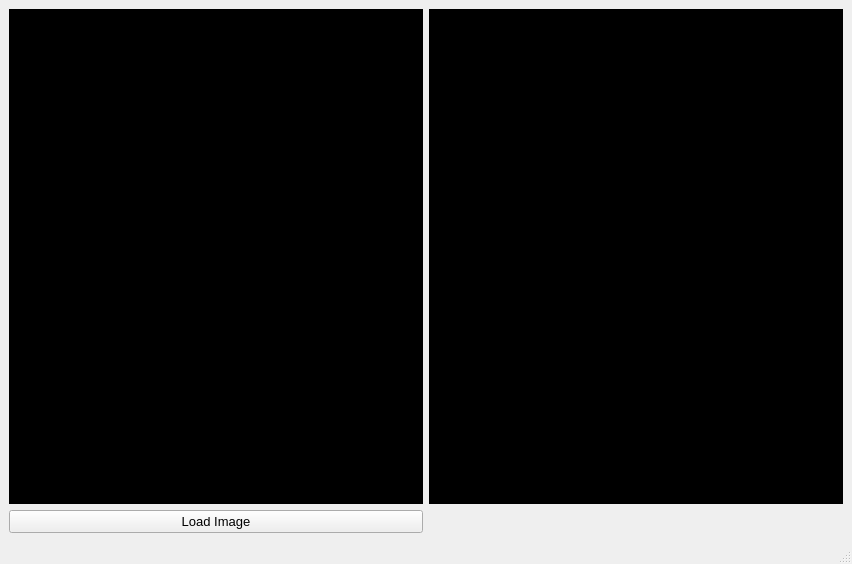
<?xml version="1.0" encoding="UTF-8"?>
<ui version="4.0">
 <class>MainWindow</class>
 <widget class="QMainWindow" name="MainWindow">
  <property name="geometry">
   <rect>
    <x>0</x>
    <y>0</y>
    <width>852</width>
    <height>564</height>
   </rect>
  </property>
  <property name="windowTitle">
   <string>MainWindow</string>
  </property>
  <widget class="QWidget" name="centralwidget">
   <layout class="QGridLayout" name="gridLayout_2">
    <item row="0" column="0">
     <layout class="QGridLayout" name="gridLayout">
      <item row="0" column="0">
       <widget class="QLabel" name="SourceImage">
        <property name="styleSheet">
         <string notr="true">background-color: rgb(0, 0, 0);</string>
        </property>
        <property name="text">
         <string>Image Source</string>
        </property>
        <property name="alignment">
         <set>Qt::AlignCenter</set>
        </property>
       </widget>
      </item>
      <item row="0" column="2">
       <widget class="QLabel" name="DisImage">
        <property name="styleSheet">
         <string notr="true">background-color: rgb(0, 0, 0);</string>
        </property>
        <property name="text">
         <string>Destination</string>
        </property>
        <property name="alignment">
         <set>Qt::AlignCenter</set>
        </property>
       </widget>
      </item>
      <item row="1" column="0">
       <widget class="QPushButton" name="LoadImageOnce">
        <property name="sizePolicy">
         <sizepolicy hsizetype="Preferred" vsizetype="Fixed">
          <horstretch>0</horstretch>
          <verstretch>0</verstretch>
         </sizepolicy>
        </property>
        <property name="font">
         <font>
          <pointsize>10</pointsize>
         </font>
        </property>
        <property name="text">
         <string>Load Image</string>
        </property>
       </widget>
      </item>
     </layout>
    </item>
   </layout>
  </widget>
  <widget class="QMenuBar" name="menubar">
   <property name="geometry">
    <rect>
     <x>0</x>
     <y>0</y>
     <width>852</width>
     <height>21</height>
    </rect>
   </property>
  </widget>
  <widget class="QStatusBar" name="statusbar"/>
 </widget>
 <resources/>
 <connections/>
</ui>
